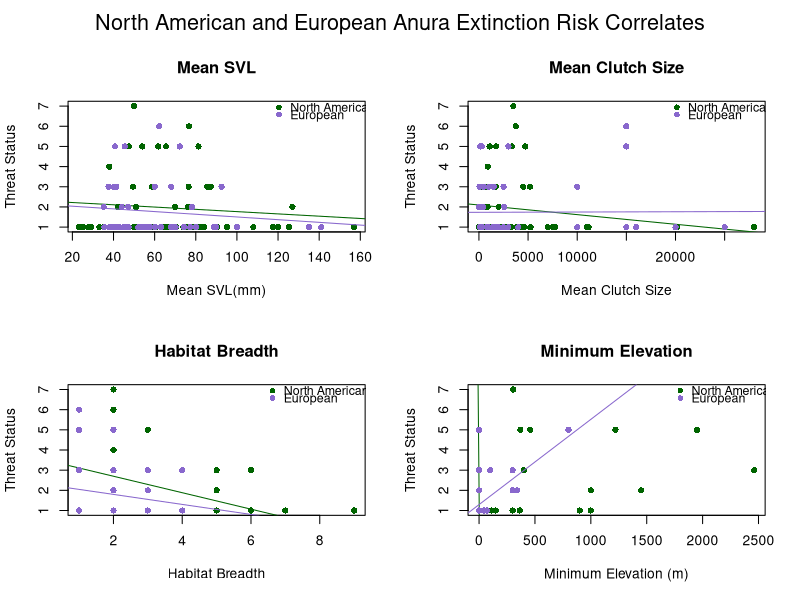
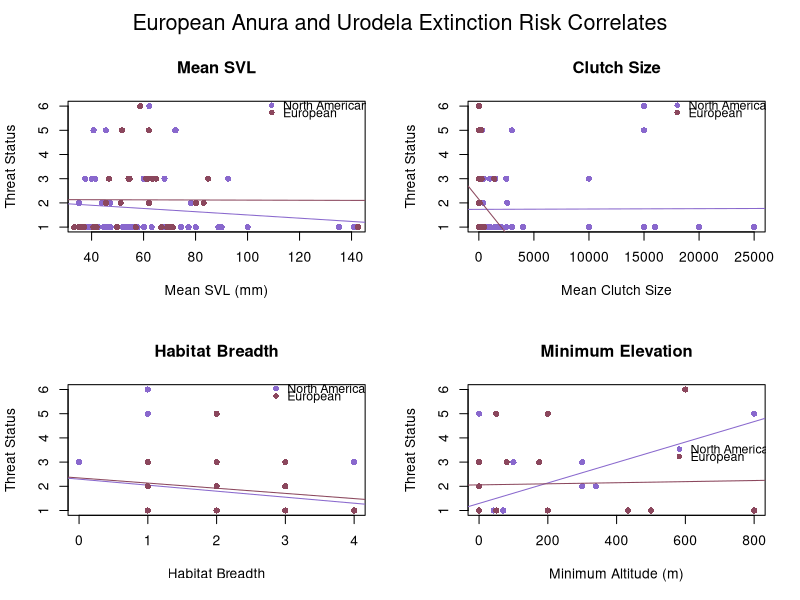
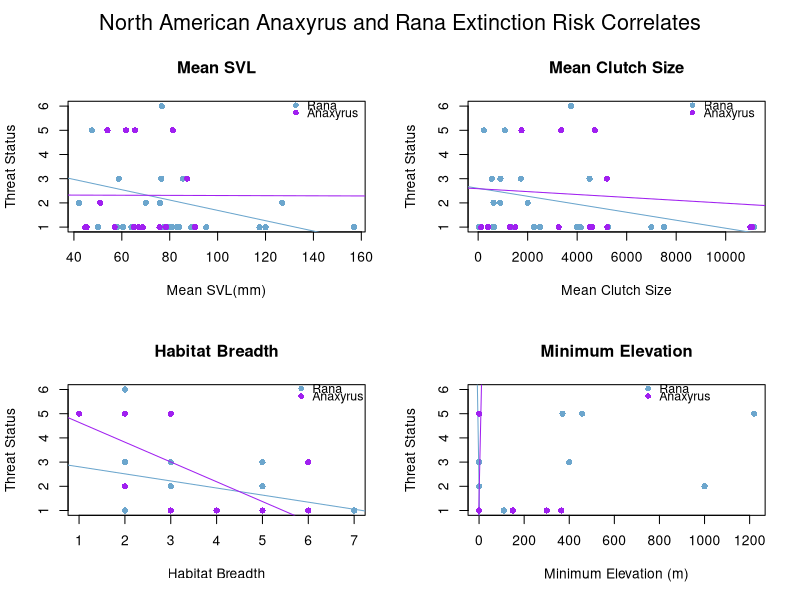

Generate these figures, in order, with R: (Note: this script raises an error after producing the figures.)
# ENEC 395 Undergraduate Research 
# Alicia Wood
# 3/20/17
# Correlates of Extinction Risk in European and North American Amphibians



### Setting my working directory to the folder where all of my data and code are stored

setwd('~/Desktop/Extinction-Risk')

library(dplyr)
library(tidyr)



### Reading in raw data files

NAfrogs = read.table("NorthAmericanFrogs.txt", header=T, sep = '\t', quote = "\"")
NApaired = read.table("NorthAmericanFrogsPaired.txt", header=T, sep='\t', quote = "\"")
EuroAmphib = read.table("EuropeanAmphibians.txt", header=T, sep = '\t', quote = "\"", 
                        na.strings = "DD")
Taxonomy = read.table("Taxonomy.txt", header=T, sep = '\t', quote = "\"")



### Simplifying and preparing data for analysis

#Creating Habitat Breadth columns in both datasets
EuroAmphib$Forest <- apply(EuroAmphib[,c(123:131)], 1, sum)
EuroAmphib$Forest[EuroAmphib$Forest > 0] <- 1
EuroAmphib$Savanna <- apply(EuroAmphib[,c(132:133)], 1, sum)
EuroAmphib$Savanna[EuroAmphib$Savanna > 0] <- 1
EuroAmphib$Shrubland <- apply(EuroAmphib[,c(134:141)], 1, sum)
EuroAmphib$Shrubland[EuroAmphib$Shrubland > 0] <- 1
EuroAmphib$Grassland <- apply(EuroAmphib[,c(142:148)], 1, sum)
EuroAmphib$Grassland[EuroAmphib$Grassland > 0] <- 1
EuroAmphib$Wetlands <- apply(EuroAmphib[,c(149:164)], 1, sum)
EuroAmphib$Wetlands[EuroAmphib$Wetlands > 0] <- 1
EuroAmphib$RockyAreas[EuroAmphib$Habitat_RockyAreas_inland_cliffs_moutain_peaks == 1] <- 1
EuroAmphib$RockyAreas[EuroAmphib$Habitat_RockyAreas_inland_cliffs_moutain_peaks == 0] <- 0
EuroAmphib$Caves <- apply(EuroAmphib[,c(166:167)], 1, sum)
EuroAmphib$Caves[EuroAmphib$Caves > 0] <- 1
EuroAmphib$Deserts <- apply(EuroAmphib[,c(168:170)], 1, sum)
EuroAmphib$Deserts[EuroAmphib$Deserts > 0] <- 1
EuroAmphib$ArtificialTerrestrial <- apply(EuroAmphib[,c(171:176)], 1, sum)
EuroAmphib$ArtificialTerrestrial[EuroAmphib$ArtificialTerrestrial > 0] <- 1
EuroAmphib$Other[EuroAmphib$Habitat_Other_dunes == 1] <- 1
EuroAmphib$Other[EuroAmphib$Habitat_Other_dunes == 0] <- 0
EuroAmphib$HabitatBreadth <- apply(EuroAmphib[,c(255:264)], 1, sum)
NAfrogs$HabitatBreadth <- apply(NAfrogs[,c(22:33)], 1, sum)

#Condensing mean max and min Clutch Size into 1 mean Clutch Size column for NA dataset
NAfrogs$ClutchSize <- ifelse(is.na(NAfrogs$MeanClutchSize), ifelse(is.na(NAfrogs$MaxClutchSize), 
                      ifelse(is.na(NAfrogs$MinClutchSize), NA, NAfrogs$MinClutchSize),
                      ifelse(is.na(NAfrogs$MinClutchSize), NAfrogs$MaxClutchSize, 
                      rowMeans(NAfrogs[,c("MinClutchSize", "MaxClutchSize")]))), 
                      NAfrogs$MeanClutchSize)

#Simplifying NAfrogs SVL data into 1 Mean SVL column
NAfrogs$SVLunspecified <- ifelse(is.na(NAfrogs$MeanSVL_Unspecified_mm), 
                                 ifelse(is.na(NAfrogs$MaxSVL_Unspecified_mm),
                                        ifelse(is.na(NAfrogs$MinSVL_Unspecified_mm), NA, 
                                               NAfrogs$MinSVL_Unspecified_mm), 
                                        ifelse(is.na(NAfrogs$MinSVL_Unspecified_mm), 
                                               NAfrogs$MaxSVL_Unspecified_mm, 
                                               rowMeans(NAfrogs[,c("MinSVL_Unspecified_mm", 
                                                                   "MaxSVL_Unspecified_mm")]))), 
                                 NAfrogs$MeanSVL_Unspecified_mm)
NAfrogs$SVLfemale <- ifelse(is.na(NAfrogs$MeanSVL_Female_mm), 
                            ifelse(is.na(NAfrogs$MaxSVL_Female_mm), 
                                   ifelse(is.na(NAfrogs$MinSVL_Female_mm), NA, 
                                          NAfrogs$MinSVL_Female_mm), 
                                   ifelse(is.na(NAfrogs$MinSVL_Female_mm), 
                                          NAfrogs$MaxSVL_Female_mm, 
                                          rowMeans(NAfrogs[,c("MinSVL_Female_mm", 
                                                              "MaxSVL_Female_mm")]))), 
                            NAfrogs$MeanSVL_Female_mm)
NAfrogs$SVLmale <- ifelse(is.na(NAfrogs$MeanSVL_Male_mm), 
                          ifelse(is.na(NAfrogs$MaxSVL_Male_mm), 
                                 ifelse(is.na(NAfrogs$MinSVL_Male_mm), NA, 
                                        NAfrogs$MinSVL_Male_mm), 
                                 ifelse(is.na(NAfrogs$MinSVL_Male_mm), NAfrogs$MaxSVL_Male_mm, 
                                        rowMeans(NAfrogs[,c("MinSVL_Male_mm", 
                                                            "MaxSVL_Male_mm")]))), 
                          NAfrogs$MeanSVL_Male_mm)
NAfrogs$SVLMFmean <- rowMeans(NAfrogs[,c("SVLfemale", "SVLmale")])
NAfrogs$SVL <- ifelse(!is.na(NAfrogs$SVLunspecified) & !is.na(NAfrogs$SVLfemale) & 
                        !is.na(NAfrogs$SVLmale), rowMeans(NAfrogs[,c("SVLunspecified", 
                                                                     "SVLMFmean")]), 
                      ifelse(is.na(NAfrogs$SVLunspecified), 
                             ifelse(is.na(NAfrogs$SVLfemale), 
                                    ifelse(is.na(NAfrogs$SVLmale), NA, NAfrogs$SVLmale), 
                                    ifelse(is.na(NAfrogs$SVLmale), NAfrogs$SVLfemale, 
                                           NAfrogs$SVLMFmean)), NAfrogs$SVLunspecified))



### Organizing Threat Data

# Creating Continuous Threat Status Values in European Dataset
EuroAmphib$threat[EuroAmphib$IUCN_Status_LeastConcern == 1] <- 1
EuroAmphib$threat[EuroAmphib$IUCN_Status_Vulnerable == 1] <- 2
EuroAmphib$threat[EuroAmphib$IUCN_Status_NearThreatened == 1] <- 3
EuroAmphib$threat[EuroAmphib$IUCN_Status_Endangered == 1] <- 5
EuroAmphib$threat[EuroAmphib$IUCN_Status_CriticallyEndangered == 1] <- 6
# Creating Threat status ordinal values
threat = data.frame(IUCN_Threat_Status = c('LC', 'VU', 'NT', 'TH', 'EN', 'CR', 'EW'),
                    threat = 1:7)



### Joining in taxonomy and threat datasets

NAfrogs <- merge(NAfrogs, Taxonomy, by = "SpeciesName") %>% left_join(threat)
EuroAmphib <- merge(EuroAmphib, Taxonomy, by = "SpeciesName")



### Dividing European dataset into Anura and Urodela order datasets

Efrogs <- EuroAmphib[EuroAmphib$Order == 'Anura',]
Esalamanders <- EuroAmphib[EuroAmphib$Order == 'Urodela',]



##### Plots and Linear Models



## North American and European Anura Comparison
par(mfrow=c(2,2), oma = c(0,0,2,0))
# SVL
plot(NAfrogs$SVL, NAfrogs$threat, xlab = "Mean SVL(mm)", ylab = "Threat Status", 
     main = "Mean SVL", col = "darkgreen", pch = 16)
lm_svl_na = lm(NAfrogs$threat ~ NAfrogs$SVL)
abline(lm_svl_na, col = "darkgreen")
summary(lm_svl_na)
points(Efrogs$SVL_Unspecified_mm, Efrogs$threat, xlab = "Mean SVL (mm)", ylab = "Threat Status", 
       col = "mediumpurple3", pch = 16)
lm_svl_e = lm(Efrogs$threat ~ Efrogs$SVL_Unspecified_mm)
abline(lm_svl_e, col = "mediumpurple3")
summary(lm_svl_e)
legend(115,7.5, c("North American", "European"), pch = 16, 
       col = c("darkgreen", "mediumpurple3"), cex = 0.9, bty = "n", y.intersp = 0.5)
# Clutch Size
plot(NAfrogs$ClutchSize, NAfrogs$threat, xlab = "Mean Clutch Size", ylab = "Threat Status", 
     main = "Mean Clutch Size", col = "darkgreen", pch = 16)
lm_cs_na = lm(NAfrogs$threat ~ NAfrogs$ClutchSize)
abline(lm_cs_na, col = "darkgreen")
summary(lm_cs_na)
points(Efrogs$Number_of_eggs_or_offspring, Efrogs$threat, xlab = "Mean Clutch Size", 
       ylab = "Threat Status", col = "mediumpurple3", pch = 16)
lm_cs_e = lm(Efrogs$threat ~ Efrogs$Number_of_eggs_or_offspring)
abline(lm_cs_e, col = "mediumpurple3")
summary(lm_cs_e)
legend(19000,7.5, c("North American", "European"), pch = 16, 
       col = c("darkgreen", "mediumpurple3"), cex = 0.9, bty = "n", y.intersp = 0.5)
# Habitat Breadth
plot(NAfrogs$HabitatBreadth, NAfrogs$threat, xlab = "Habitat Breadth", ylab = "Threat Status", 
     main = "Habitat Breadth", col = "darkgreen", pch = 16)
lm_hb_na = lm(NAfrogs$threat ~ NAfrogs$HabitatBreadth)
abline(lm_hb_na, col = "darkgreen")
summary(lm_hb_na)
points(Efrogs$HabitatBreadth, Efrogs$threat, xlab = "Habitat Breadth", ylab = "Threat Status", 
       col = "mediumpurple3", pch = 16)
lm_hb_e = lm(Efrogs$threat ~ Efrogs$HabitatBreadth)
abline(lm_hb_e, col = "mediumpurple3")
summary(lm_hb_e)
legend(6.3,7.5, c("North American", "European"), pch = 16, 
       col = c("darkgreen", "mediumpurple3"), cex = 0.9, bty = "n", y.intersp = 0.5)
# Minimum Elevation
plot(NAfrogs$MinElevation_m, NAfrogs$threat, xlab = "Minimum Elevation (m)", 
     ylab = "Threat Status", main = "Minimum Elevation", 
     col = "darkgreen", pch = 16)
lm_me_na = lm(NAfrogs$threat ~ NAfrogs$MinElevation_m)
abline(lm_me_na, col = "darkgreen")
summary(lm_me_na)
points(Efrogs$Altitude_min, Efrogs$threat, xlab = "Minimum Altitude (m)", ylab = "Threat Status", 
       col = "mediumpurple3", pch = 16)
lm_me_e = lm(Efrogs$threat ~ Efrogs$Altitude_min)
abline(lm_me_e, col = "mediumpurple3")
summary(lm_me_e)
legend(1700,7.5, c("North American", "European"), pch = 16, 
       col = c("darkgreen", "mediumpurple3"), cex = 0.9, bty = "n", y.intersp = 0.5)
mtext("North American and European Anura Extinction Risk Correlates", outer = TRUE, cex = 1.3)

# Multi-Variable Linear Model North American Frogs
Multi_lm_na = lm(NAfrogs$threat ~ NAfrogs$SVL + NAfrogs$ClutchSize + NAfrogs$HabitatBreadth + 
                   NAfrogs$MinElevation_m)
summary(Multi_lm_na)
# Multi-Variable Linear Model European Frogs
Multi_lm_e = lm(Efrogs$threat ~ Efrogs$SVL_Unspecified_mm + Efrogs$Number_of_eggs_or_offspring + 
                  Efrogs$HabitatBreadth + Efrogs$Altitude_min)
summary(Multi_lm_e)

## European Anura and Urodela Comparison
par(mfrow=c(2,2), oma = c(0,0,2,0))
# SVL
plot(Efrogs$SVL_Unspecified_mm, Efrogs$threat, xlab = "Mean SVL (mm)", ylab = "Threat Status", 
     col = "mediumpurple3", main = "Mean SVL", pch = 16)
lm_svl_f = lm(Efrogs$threat ~ Efrogs$SVL_Unspecified_mm)
abline(lm_svl_f, col = "mediumpurple3")
summary(lm_svl_f)
points(Esalamanders$SVL_Unspecified_mm, Esalamanders$threat, xlab = "Mean SVL (mm)", 
       ylab = "Threat Status", col = "palevioletred4", pch = 16)
lm_svl_s = lm(Esalamanders$threat ~ Esalamanders$SVL_Unspecified_mm)
abline(lm_svl_s, col = "palevioletred4")
summary(lm_svl_s)
legend(105,6.5, c("North American", "European"), pch = 16, 
       col = c("mediumpurple3", "palevioletred4"), cex = 0.9, bty = "n", y.intersp = 0.5)
# Clutch Size
plot(Efrogs$Number_of_eggs_or_offspring, Efrogs$threat, xlab = "Mean Clutch Size", 
     ylab = "Threat Status", col = "mediumpurple3", 
     main = "Clutch Size", pch = 16)
lm_cs_f = lm(Efrogs$threat ~ Efrogs$Number_of_eggs_or_offspring)
abline(lm_cs_f, col = "mediumpurple3")
summary(lm_cs_f)
points(Esalamanders$Number_of_eggs_or_offspring, Esalamanders$threat, xlab = "Mean Clutch Size", 
       ylab = "Threat Status", col = "palevioletred4", pch = 16)
lm_cs_s = lm(Esalamanders$threat ~ Esalamanders$Number_of_eggs_or_offspring)
abline(lm_cs_s, col = "palevioletred4")
summary(lm_cs_s)
legend(17000,6.5, c("North American", "European"), pch = 16, 
       col = c("mediumpurple3", "palevioletred4"), cex = 0.9, bty = "n", y.intersp = 0.5)
# Habitat Breadth
plot(Efrogs$HabitatBreadth, Efrogs$threat, xlab = "Habitat Breadth", 
     ylab = "Threat Status", col = "mediumpurple3", 
     main = "Habitat Breadth", pch = 16)
lm_hb_f = lm(Efrogs$threat ~ Efrogs$HabitatBreadth)
abline(lm_hb_f, col = "mediumpurple3")
summary(lm_hb_f)
points(Esalamanders$HabitatBreadth, Esalamanders$threat, xlab = "Habitat Breadth", 
       ylab = "Threat Status", col = "palevioletred4", pch = 16)
lm_hb_s = lm(Esalamanders$threat ~ Esalamanders$HabitatBreadth)
abline(lm_hb_s, col = "palevioletred4")
summary(lm_hb_s)
legend(2.7,6.5, c("North American", "European"), pch = 16, 
       col = c("mediumpurple3", "palevioletred4"), cex = 0.9, bty = "n", y.intersp = 0.5)
# Minimum Elevation
plot(Efrogs$Altitude_min, Efrogs$threat, xlab = "Minimum Altitude (m)", 
     ylab = "Threat Status", col = "mediumpurple3", 
     main = "Minimum Elevation", pch = 16)
lm_me_f = lm(Efrogs$threat ~ Efrogs$Altitude_min)
abline(lm_me_f, col = "mediumpurple3")
summary(lm_me_f)
points(Esalamanders$Altitude_min, Esalamanders$threat, xlab = "Minimum Altitude (m)", 
       ylab = "Threat Status", col = "palevioletred4", pch = 16)
lm_me_s = lm(Esalamanders$threat ~ Esalamanders$Altitude_min)
abline(lm_me_s, col = "palevioletred4")
summary(lm_me_s)
legend(550,4, c("North American", "European"), pch = 16, 
       col = c("mediumpurple3", "palevioletred4"), cex = 0.9, bty = "n", y.intersp = 0.5)
mtext("European Anura and Urodela Extinction Risk Correlates", outer = TRUE, cex = 1.3)

# Multi-Variable Linear Model European Frogs
Multi_lm_e = lm(Efrogs$threat ~ Efrogs$SVL_Unspecified_mm + 
                  Efrogs$Number_of_eggs_or_offspring + 
                  Efrogs$HabitatBreadth + Efrogs$Altitude_min)
summary(Multi_lm_e)
# Multi-Variable Linear Model European Frogs
Multi_lm_s = lm(Esalamanders$threat ~ Esalamanders$SVL_Unspecified_mm + 
                  Esalamanders$Number_of_eggs_or_offspring + Esalamanders$HabitatBreadth + 
                  Esalamanders$Altitude_min)
summary(Multi_lm_s)

## North American Anaxyrus and Rana Analyses
Rana = NAfrogs[NAfrogs$Genus == 'Rana',]
Anaxyrus = NAfrogs[NAfrogs$Genus == 'Anaxyrus',]
par(mfrow=c(2,2), oma = c(0,0,2,0))
# SVL
plot(Rana$SVL, Rana$threat, xlab = "Mean SVL(mm)", ylab = "Threat Status", 
     main = "Mean SVL", col = "skyblue3", pch = 16)
lm_svl_r = lm(Rana$threat ~ Rana$SVL)
abline(lm_svl_r, col = "skyblue3")
summary(lm_svl_r)
points(Anaxyrus$SVL, Anaxyrus$threat, xlab = "Mean SVL(mm)", ylab = "Threat Status", 
       col = "purple", pch = 16)
lm_svl_a = lm(Anaxyrus$threat ~ Anaxyrus$SVL)
abline(lm_svl_a, col = "purple")
summary(lm_svl_a)
legend(128,6.5, c("Rana", "Anaxyrus"), pch = 16, 
       col = c("skyblue3", "purple"), cex = 0.9, bty = "n", y.intersp = 0.5)
# Clutch Size
plot(Rana$ClutchSize, Rana$threat, xlab = "Mean Clutch Size", ylab = "Threat Status", 
     main = "Mean Clutch Size", 
     col = "skyblue3", pch = 16)
lm_cs_r = lm(Rana$threat ~ Rana$ClutchSize)
abline(lm_cs_r, col = "skyblue3")
summary(lm_cs_r)
points(Anaxyrus$ClutchSize, Anaxyrus$threat, xlab = "Mean Clutch Size", ylab = "Threat Status", 
       col = "purple", pch = 16)
lm_cs_a = lm(Anaxyrus$threat ~ Anaxyrus$ClutchSize)
abline(lm_cs_a, col = "purple")
summary(lm_cs_a)
legend(8200,6.5, c("Rana", "Anaxyrus"), pch = 16, 
       col = c("skyblue3", "purple"), cex = 0.9, bty = "n", y.intersp = 0.5)
# Habitat Breadth
plot(Rana$HabitatBreadth, Rana$threat, xlab = "Habitat Breadth", ylab = "Threat Status", 
     main = "Habitat Breadth", 
     col = "skyblue3", pch = 16)
lm_hb_r = lm(Rana$threat ~ Rana$HabitatBreadth)
abline(lm_hb_r, col = "skyblue3")
summary(lm_hb_r)
points(Anaxyrus$HabitatBreadth, Anaxyrus$threat, xlab = "Habitat Breadth", 
       ylab = "Threat Status", col = "purple", pch = 16)
lm_hb_a = lm(Anaxyrus$threat ~ Anaxyrus$HabitatBreadth)
abline(lm_hb_a, col = "purple")
summary(lm_hb_a)
legend(5.6,6.5, c("Rana", "Anaxyrus"), pch = 16, 
       col = c("skyblue3", "purple"), cex = 0.9, bty = "n", y.intersp = 0.5)
# Minimum Elevation
plot(Rana$MinElevation_m, Rana$threat, xlab = "Minimum Elevation (m)", ylab = "Threat Status", 
     main = "Minimum Elevation", 
     col = "skyblue3", pch = 16)
lm_me_r = lm(Rana$threat ~ Rana$MinElevation_m)
abline(lm_me_r, col = "skyblue3")
summary(lm_me_r)
points(Anaxyrus$MinElevation_m, Anaxyrus$threat, xlab = "Minimum Elevation (m)", 
       ylab = "Threat Status", col = "purple", pch = 16)
lm_me_a = lm(Anaxyrus$threat ~ Anaxyrus$MinElevation_m)
abline(lm_me_a, col = "purple")
summary(lm_me_a)
legend(700,6.5, c("Rana", "Anaxyrus"), pch = 16, 
       col = c("skyblue3", "purple"), cex = 0.9, bty = "n", y.intersp = 0.5)
mtext("North American Anaxyrus and Rana Extinction Risk Correlates", outer = TRUE, cex = 1.3)

# Multi-Variable Linear Model North American Rana
Multi_lm_r = lm(Rana$threat ~ Rana$SVL + Rana$ClutchSize + Rana$HabitatBreadth + 
                  Rana$MinElevation_m)
summary(Multi_lm_r)
# Multi-Variable Linear Model North American Anaxyrus
Multi_lm_a = lm(Anaxyrus$threat ~ Anaxyrus$SVL + Anaxyrus$ClutchSize + 
                  Anaxyrus$HabitatBreadth + Anaxyrus$MinElevation_m)
summary(Multi_lm_a)



#### Paired Analysis

#preparing the paired dataset
NApaired$HabitatBreadth1 <- apply(NApaired[,c(24:35)], 1, sum)
NApaired$HabitatBreadth2 <- apply(NApaired[,c(63:74)], 1, sum)

NApaired$ClutchSize1 <- ifelse(is.na(NApaired$MeanClutchSize1), 
                               ifelse(is.na(NApaired$MaxClutchSize1), 
                                      ifelse(is.na(NApaired$MinClutchSize1), NA, 
                                             NApaired$MinClutchSize1), 
                                      ifelse(is.na(NApaired$MinClutchSize1), 
                                             NApaired$MaxClutchSize1, 
                                             rowMeans(NApaired[,c("MinClutchSize1", 
                                                                  "MaxClutchSize1")]))), 
                               NApaired$MeanClutchSize1)
NApaired$ClutchSize2 <- ifelse(is.na(NApaired$MeanClutchSize2), 
                               ifelse(is.na(NApaired$MaxClutchSize2), 
                                      ifelse(is.na(NApaired$MinClutchSize2), NA, 
                                             NApaired$MinClutchSize2), 
                                      ifelse(is.na(NApaired$MinClutchSize2), 
                                             NApaired$MaxClutchSize2, 
                                             rowMeans(NApaired[,c("MinClutchSize2", 
                                                                  "MaxClutchSize2")]))), 
                               NApaired$MeanClutchSize2)

NApaired$SVLunspecified1 <- ifelse(is.na(NApaired$MeanSVL_Unspecified_mm1), 
                                   ifelse(is.na(NApaired$MaxSVL_Unspecified_mm1), 
                                          ifelse(is.na(NApaired$MinSVL_Unspecified_mm1), NA, 
                                                 NApaired$MinSVL_Unspecified_mm1), 
                                          ifelse(is.na(NApaired$MinSVL_Unspecified_mm1), 
                                                 NApaired$MaxSVL_Unspecified_mm1, 
                                                 rowMeans(NApaired[,c("MinSVL_Unspecified_mm1", 
                                                                      "MaxSVL_Unspecified_mm1")]))), 
                                   NApaired$MeanSVL_Unspecified_mm1)
NApaired$SVLfemale1 <- ifelse(is.na(NApaired$MeanSVL_Female_mm1), 
                              ifelse(is.na(NApaired$MaxSVL_Female_mm1), 
                                     ifelse(is.na(NApaired$MinSVL_Female_mm1), NA, 
                                            NApaired$MinSVL_Female_mm1), 
                                     ifelse(is.na(NApaired$MinSVL_Female_mm1), 
                                            NApaired$MaxSVL_Female_mm1, 
                                            rowMeans(NApaired[,c("MinSVL_Female_mm1", 
                                                                 "MaxSVL_Female_mm1")]))), 
                              NApaired$MeanSVL_Female_mm1)
NApaired$SVLmale1 <- ifelse(is.na(NApaired$MeanSVL_Male_mm1), 
                            ifelse(is.na(NApaired$MaxSVL_Male_mm1), 
                                   ifelse(is.na(NApaired$MinSVL_Male_mm1), NA, 
                                          NApaired$MinSVL_Male_mm1), 
                                   ifelse(is.na(NApaired$MinSVL_Male_mm1), 
                                          NApaired$MaxSVL_Male_mm1, 
                                          rowMeans(NApaired[,c("MinSVL_Male_mm1", 
                                                               "MaxSVL_Male_mm1")]))), 
                            NApaired$MeanSVL_Male_mm1)
NApaired$SVLMFmean1 <- rowMeans(NApaired[,c("SVLfemale1", "SVLmale1")])
NApaired$SVL1 <- ifelse(!is.na(NApaired$SVLunspecified1) & !is.na(NApaired$SVLfemale1) & 
                          !is.na(NApaired$SVLmale1),
                        rowMeans(NApaired[,c("SVLunspecified1", "SVLMFmean1")]), 
                        ifelse(is.na(NApaired$SVLunspecified1), 
                               ifelse(is.na(NApaired$SVLfemale1), 
                                      ifelse(is.na(NApaired$SVLmale1), NA, 
                                             NApaired$SVLmale1), 
                                      ifelse(is.na(NApaired$SVLmale1), 
                                             NApaired$SVLfemale1, NApaired$SVLMFmean1)), 
                               NApaired$SVLunspecified1))
NApaired$SVLunspecified2 <- ifelse(is.na(NApaired$MeanSVL_Unspecified_mm2), 
                                   ifelse(is.na(NApaired$MaxSVL_Unspecified_mm2), 
                                          ifelse(is.na(NApaired$MinSVL_Unspecified_mm2), NA, 
                                                 NApaired$MinSVL_Unspecified_mm2), 
                                          ifelse(is.na(NApaired$MinSVL_Unspecified_mm2), 
                                                 NApaired$MaxSVL_Unspecified_mm2, 
                                                 rowMeans(NApaired[,c("MinSVL_Unspecified_mm2", 
                                                                      "MaxSVL_Unspecified_mm2")]))), 
                                   NApaired$MeanSVL_Unspecified_mm2)
NApaired$SVLfemale2 <- ifelse(is.na(NApaired$MeanSVL_Female_mm2), 
                              ifelse(is.na(NApaired$MaxSVL_Female_mm2), 
                                     ifelse(is.na(NApaired$MinSVL_Female_mm2), NA, 
                                            NApaired$MinSVL_Female_mm2), 
                                     ifelse(is.na(NApaired$MinSVL_Female_mm2), 
                                            NApaired$MaxSVL_Female_mm2, 
                                            rowMeans(NApaired[,c("MinSVL_Female_mm2", 
                                                                 "MaxSVL_Female_mm2")]))), 
                              NApaired$MeanSVL_Female_mm2)
NApaired$SVLmale2 <- ifelse(is.na(NApaired$MeanSVL_Male_mm2), 
                            ifelse(is.na(NApaired$MaxSVL_Male_mm2), 
                                   ifelse(is.na(NApaired$MinSVL_Male_mm2), NA, 
                                          NApaired$MinSVL_Male_mm2), 
                                   ifelse(is.na(NApaired$MinSVL_Male_mm2), 
                                          NApaired$MaxSVL_Male_mm2, 
                                          rowMeans(NApaired[,c("MinSVL_Male_mm2", 
                                                               "MaxSVL_Male_mm2")]))), 
                            NApaired$MeanSVL_Male_mm2)
NApaired$SVLMFmean2 <- rowMeans(NApaired[,c("SVLfemale2", "SVLmale2")])
NApaired$SVL2 <- ifelse(!is.na(NApaired$SVLunspecified2) & !is.na(NApaired$SVLfemale2) & 
                          !is.na(NApaired$SVLmale2), 
                        rowMeans(NApaired[,c("SVLunspecified2", "SVLMFmean2")]), 
                        ifelse(is.na(NApaired$SVLunspecified2), 
                               ifelse(is.na(NApaired$SVLfemale2), 
                                      ifelse(is.na(NApaired$SVLmale2), NA, 
                                             NApaired$SVLmale2), 
                                      ifelse(is.na(NApaired$SVLmale2), NApaired$SVLfemale2, 
                                             NApaired$SVLMFmean2)), NApaired$SVLunspecified2))

## Wilcoxon Tests
wilcox.test(NApaired$SVL1, NApaired$SVL2, paired = TRUE)
wilcox.test(NApaired$ClutchSize1, NApaired$ClutchSize2, paired = TRUE)
wilcox.test(NApaired$HabitatBreadth1, NApaired$HabitatBreadth2, paired = TRUE)
wilcox.test(NApaired$MinElevation_m1, NApaired$MinElevation_m2, paired = TRUE)
